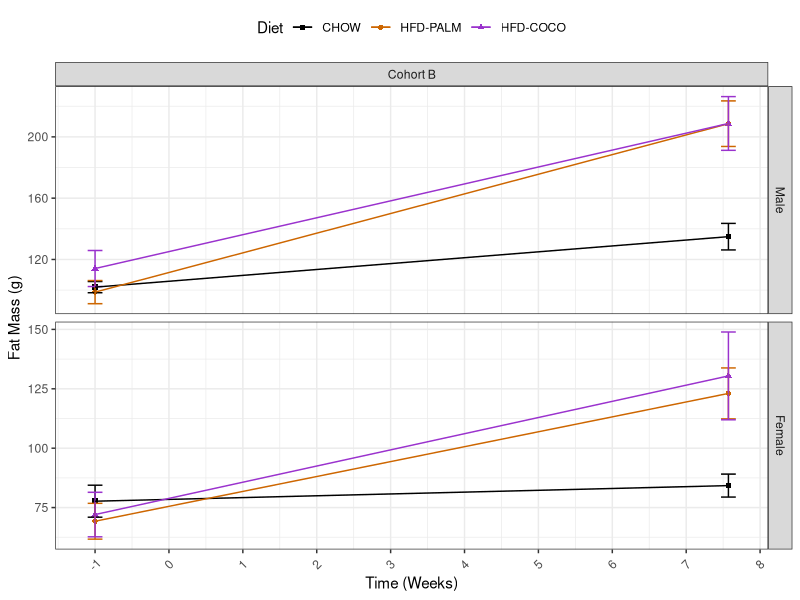
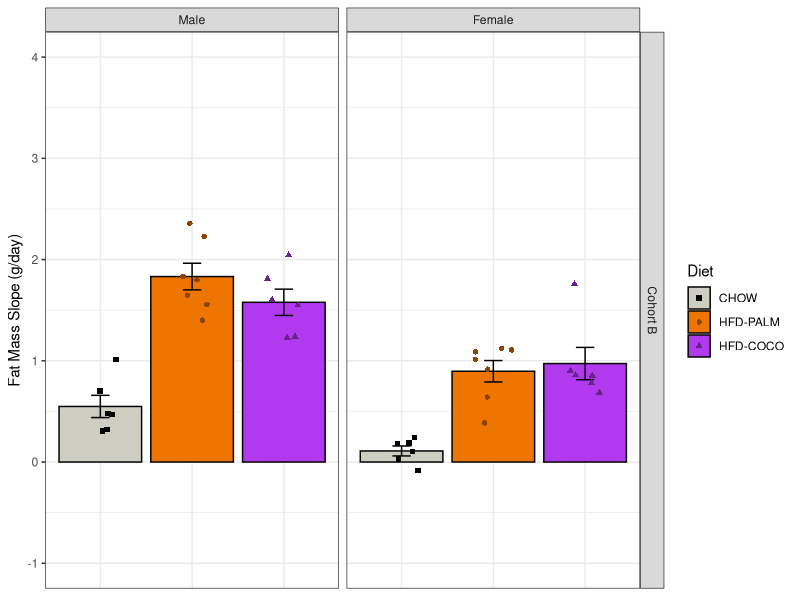
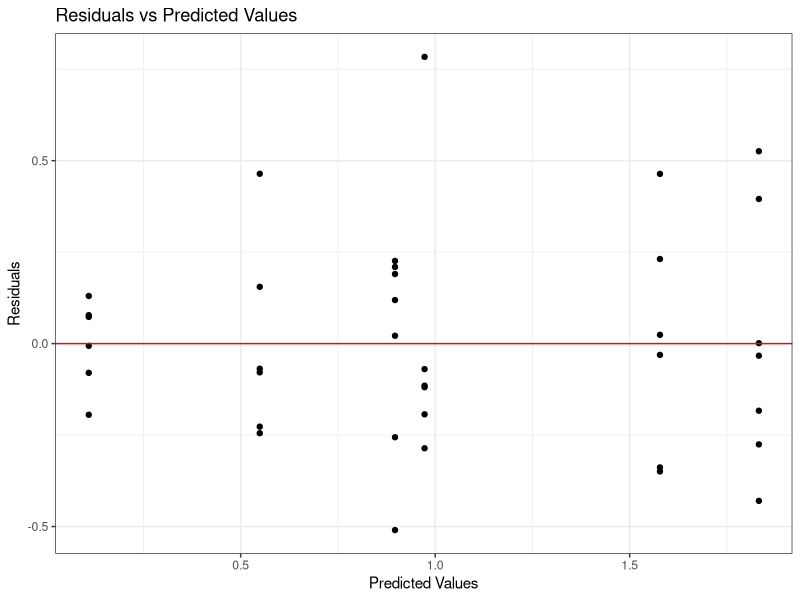
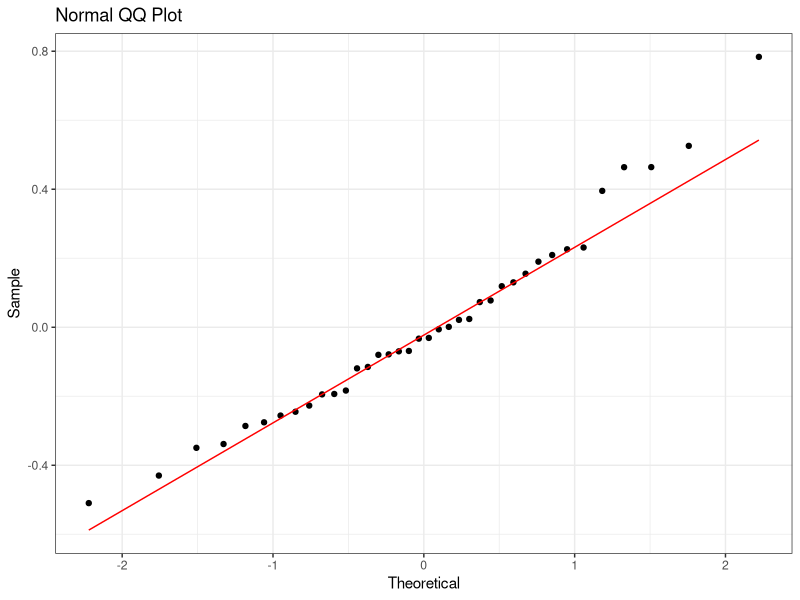

Reproduce these figures in R, in order.
## ---- chunk 1
#| label: load-packages
#| output: false

library("tidyverse")
## ---- chunk 2
#| label: session-info
sessionInfo()
## ---- chunk 3
#| label: mydata

# Create a dataframe
mydata <- 
  
  # Import the data
  read_csv(
    file ="data/experiment-3-statsdata.csv",
    show_col_types = FALSE
    ) |>
  
  # Select the variables of interest 
  # BW = body weigh
  select(id, cohort, sex, diet, FM_m7, FM_53) |>
  
  # Tidy data
  pivot_longer(
    cols = starts_with("FM"),
    names_to = "day",
    values_to = "fat_mass",
    values_drop_na = TRUE
    ) |>
  
  # Transform data
  mutate(
  
    # Recode categorical variables as factors
    id = factor(id),
    cohort = factor(
      cohort, 
      levels = c(0, 1),
      labels = c("Cohort A", "Cohort B")
    ),
    sex = factor(
      sex,
      levels = c(0, 1),
      labels = c("Male", "Female")
      ),
    diet = factor(
      diet,
      levels = c(0, 1, 2),
      labels = c("CHOW", "HFD-PALM", "HFD-COCO")
      ),
    
    # Recode sex using sum coding
    sex_sum = C(sex, sum),
    
    # Compute time in weeks
    day = parse_number(day),
    day = if_else(
      day == 7,
      -7, 
      53
      ),
    week = day/7,
    .before = fat_mass
    ) |>
  
  # Drop na values
  drop_na()

# View a summary of the data
summary(mydata)
## ---- chunk 4
#| label: line-plot

# Create a line plot of each group's fat mass over time
line_plot <-
  
  # Call the dataset
  mydata |>  
  
  # Initialize plot parameters
  ggplot(
    aes(
      x = week, 
      y = fat_mass, 
      color = diet, 
      shape = diet
      )
    ) +
  
  # Facet by sex and cohort
  facet_grid(
    sex ~ cohort,
    scales = "free_y"
    ) + 
  
  # Plot the observed means as points
  stat_summary(
    fun = mean,
    geom = "point"
    ) +
  
  # Plot the observed standard errors as errorbars
  stat_summary(
    fun.data = mean_se,
    geom = "errorbar",
    width = 0.2
    ) +
  
  # Plot connecting lines
  stat_summary(
    fun = mean,
    geom = "line"
    ) +
  
  # Change color title and scale
  scale_color_manual(
    name = "Diet",
    values = c(
      "CHOW"      = "black",
      "HFD-PALM"  = "darkorange3",
      "HFD-COCO"  = "darkorchid3"
      )
    ) +
  
  # Change shape title and scale
  scale_shape_manual(
    name = "Diet",
    values = c(
      "CHOW"      = 15,
      "HFD-PALM"  = 16,
      "HFD-COCO"  = 17
      )
    ) +
  
  # Change y-axis title and scale
  labs(y = "Fat Mass (g)") +
  
  # Change x-axis title and scale
  scale_x_continuous(
    name = "Time (Weeks)",
    breaks = seq(from = -1, to = 8, by = 1)) +
  
  # Change overall plot theme
  theme_bw() + 
  
  # Rotate and adjust the x-axis tick labels
  theme(
    axis.text.x = element_text(
      angle = 45,
      vjust = 0.5,
      hjust = 0.5
      ),
    legend.position = "top"
    )

# Show the plot
line_plot
## ---- chunk 5
#| label: model-data

# Create a new data frame
model_data <-
  
  # Copy the original dataframe
  mydata |>

  # Compute each subject's fat mass slope
  group_by(id) |>
  mutate(
    fat_slope = 
      (fat_mass - lag(fat_mass)) / (day - lag(day))
  ) |>
  ungroup() |> 
  
  # Select only the relevant columns
  select(
    id, cohort, sex, sex_sum, diet, fat_slope
  ) |>
  
  # Drop na values
  drop_na(fat_slope)

# Show a summary of the data
summary(model_data)
## ---- chunk 6
#| label: bar-plot

# Create a plot object
bar_plot <-
  
  # Call the dataset
  model_data |>  
  
  # Plot each group's average energy intake
  ggplot(
    aes(
      x     = diet, 
      y     = fat_slope, 
      color = diet, 
      fill  = diet,
      shape = diet
      )
    ) +
  
  # Facet by sex (rows)
  facet_grid(
    cohort ~ sex
    ) + 
  
  # Plot the observed means as points
  stat_summary(
    fun = mean,
    geom = "bar",
    color = "black",
    ) +
  
  # Plot the observed standard errors as errorbars
  stat_summary(
    fun.data = mean_se,
    geom = "errorbar",
    color = "black",
    width = 0.2
    ) +
  
  # Plot individual data points
  geom_point(
    position = position_jitter(
      width = 0.2
    )
  ) +
  
  # Change color title and scale
  scale_color_manual(
    name = "Diet",
    values = c(
      "CHOW"      = "black",
      "HFD-PALM"  = "darkorange4",
      "HFD-COCO"  = "darkorchid4"
      )
    ) +
  
  # Change fill title and scale
  scale_fill_manual(
    name = "Diet",
    values = c(
      "CHOW"     = "ivory3",
      "HFD-PALM" = "darkorange2",
      "HFD-COCO" = "darkorchid2"
      )
    ) +
  
  # Change shape title and scale
  scale_shape_manual(
    name = "Diet",
    values = c(
      "CHOW"      = 15,
      "HFD-PALM"  = 16,
      "HFD-COCO"  = 17
      )
    ) +
  
  # Change x-axis title
  labs(x = "Diet") +
  
  # Change y-axis title and scale
  scale_y_continuous(
    name = "Fat Mass Slope (g/day)",
    limits = c(-1, 4), 
    breaks = seq(from = -1, to =  4, by = 1)
  ) +
  
  # Change overall plot theme
  theme_bw() + 
  
  # Remove x-axis title, text, and tick labels
  theme(
    axis.title.x = element_blank(),
    axis.text.x  = element_blank(),
    axis.ticks.x = element_blank()
    )

# Show the plot
bar_plot
## ---- chunk 7
#| label: model

# Build the model
model <- lm(
  fat_slope ~ sex_sum * diet, 
  data = model_data
  )
## ---- chunk 8
#| label: model-fits

# Add the fitted and residual values to the dataset
model_fits <- 
  model_data |>
  mutate(
    fits = c(fitted(model)),
    resids = c(residuals(model))
  )
## ---- chunk 9
#| label: residuals-plot

# Create a residuals plot to check for linearity and homoskedasticity
residuals_plot <-
  model_fits |>
  ggplot(
    aes(x = fits, y = resids)
  ) +
  
  # Plot individual data points
  geom_point() +
  
  # Plot a horizontal line at y = 0
  geom_hline(yintercept = 0, col = "red") + 
  
  # Change aesthetics
  labs(
    title = "Residuals vs Predicted Values",
    x = "Predicted Values",
    y = "Residuals"
  ) +
  theme_bw() 

# Show the plot
residuals_plot
## ---- chunk 10
#| label: qq-plot

# Create a QQ plot to check for normality
qq_plot <-
  model_fits |>
  ggplot(
    aes(sample = resids)
  ) +
  
  # Plot boxplots
  geom_qq() +
  geom_qq_line(col = "red") +
  
  # Change aesthestics
  labs(
    title = "Normal QQ Plot",
    x = "Theoretical",
    y = "Sample"
  ) +
  theme_bw() 

# Show the plot
qq_plot
## ---- chunk 11
# Perform omnibus tests
model |> anova()
## ---- chunk 12
# Produce summary output
model |> summary()
## ---- chunk 13
#| label: model-palm

# Relevel factors to change reference group to HFD-VS
data_palm <- 
  model_data |>
  mutate(
    diet = fct_relevel(diet, "HFD-PALM"), # relevel diet
  )

# Build the model
model_palm <- 
  model |>
  update(
    data = data_palm
  )

# Produce the summary output
model_palm |> summary()
